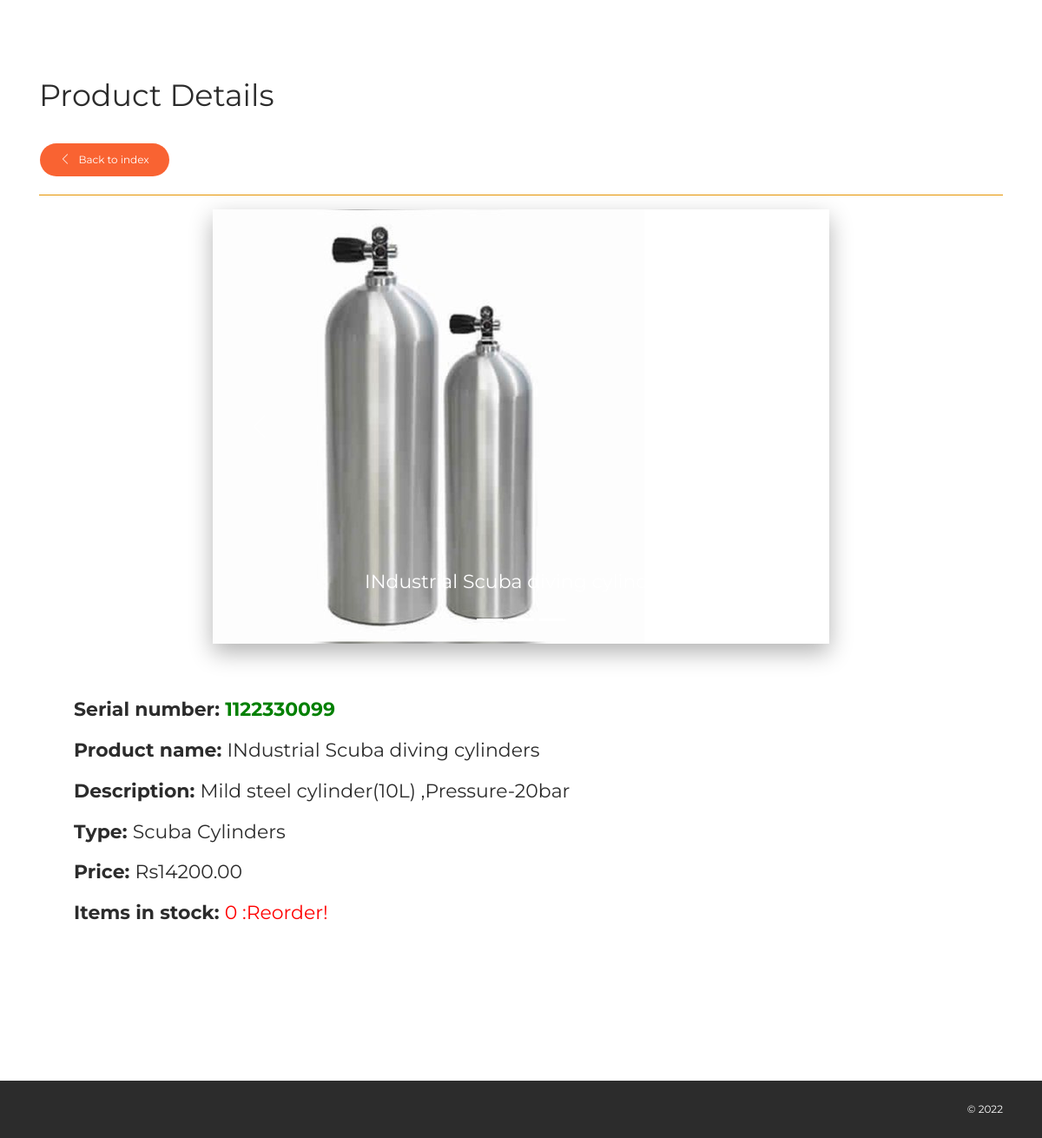
The app's page /pages/admin_product_details.php?prod_id=11 (signed in) with its own data.
### tables this page shows
CREATE TABLE IF NOT EXISTS `products` (
`prod_id` int(11) NOT NULL,
  `prod_name` varchar(50) NOT NULL,
  `prod_desc` varchar(500) NOT NULL,
  `prod_qty` int(11) NOT NULL,
  `prod_cost` decimal(10,2) NOT NULL,
  `prod_price` decimal(10,2) NOT NULL,
  `category` varchar(100) NOT NULL,
  `supplier` varchar(100) NOT NULL,
  `prod_serial` varchar(50) NOT NULL,
  `prod_pic1` varchar(500) NOT NULL,
  `prod_pic2` varchar(500) NOT NULL,
  `prod_pic3` varchar(500) NOT NULL
);

### pages/admin_product_details.php (the view, shortened to what this page needs)
<!DOCTYPE html>
<html lang="en">
<head>
    <link rel="stylesheet" href="https://maxcdn.bootstrapcdn.com/font-awesome/latest/css/font-awesome.min.css" />
    <link href="../assets/css/bootstrap.min.css" rel="stylesheet" />
    <link href="../assets/css/now-ui-kit.css?v=1.1.0" rel="stylesheet" />
    <link href="../assets/css/demo.css" rel="stylesheet" />
</head>
<body class="index-page sidebar-collapse">
<div class="wrapper">
<br>
<div class="main">
    <div class="section section-basic">
    <div class="section" id="carousel">
        <div class="container">
            <h2>Product Details</h2>
            <a class="btn btn-primary btn-round" href="admin_index.php"><i class="now-ui-icons arrows-1_minimal-left"></i> &nbsp Back to index</a>
            <hr color="orange">
            <div class="col-md-12">
                <div class="row justify-content-center">
                    <div class="col-8">
<?php
    include('../config/dbconn.php');
    $prod_id=$_GET['prod_id'];
    $query = "SELECT * FROM products WHERE prod_id='$prod_id'";
    $result = mysqli_query($dbconn,$query);
    while($res = mysqli_fetch_array($result)) {
?>
                <div id="carouselExampleIndicators" class="carousel slide" data-ride="carousel">
                    <ol class="carousel-indicators">
                        <li data-target="#carouselExampleIndicators" data-slide-to="0" class="active"></li>
                        <li data-target="#carouselExampleIndicators" data-slide-to="1" class="active"></li>
                        <li data-target="#carouselExampleIndicators" data-slide-to="2" class="active"></li>
                    </ol>
                    <div class="carousel-inner" role="listbox">
                        <div class="carousel-item active">
                            <?php if($res['prod_pic1'] != ""): ?>
                            <img class="d-block" src="../uploads/<?php echo $res['prod_pic1']; ?>" alt="First slide">
                            <?php else: ?>
                            <img src="../uploads/default.png">
                            <?php endif; ?>
                            <div class="carousel-caption d-none d-md-block">
                                <h5><?php echo $res['prod_name']; ?></h5>
                            </div>
                        </div>
                    </div>
                    <a class="carousel-control-prev" href="#carouselExampleIndicators" role="button" data-slide="prev">
                        <i class="now-ui-icons arrows-1_minimal-left"></i>
                    </a>
                    <a class="carousel-control-next" href="#carouselExampleIndicators" role="button" data-slide="next">
                        <i class="now-ui-icons arrows-1_minimal-right"></i>
                    </a>
                    </div>
                </div>
            </div>
        </div>
        <h5><br><br>
        <ul><b>Serial number:
        <span style="color:green;"><?php echo $res['prod_serial']; ?></span></b>
        </ul>
        <ul><b>Product name: </b>
        <?php echo $res['prod_name']; ?>
        </ul>
        <ul><b>Description: </b>
        <?php echo $res['prod_desc']; ?>
        </ul>
        <ul><b>Type: </b>
        <?php echo $res['category']; ?>
        </ul>
        <ul><b>Price: </b>
        <?php echo 'Rs'.$res['prod_price'].''; ?>
        </ul>
        <ul>
        <?php  $prod_qty=$res['prod_qty'];?>
        <?php
        if ($prod_qty<=10){
        ?>
         <b>Items in stock: </b><span style="color:red;"><?php echo $res['prod_qty'];?> :Reorder!</span>
         <?php
        }else{
       ?>
       <b>Items in stock: </b><?php echo $res['prod_qty'];?>
       </ul>
       <ul>
       <?php echo "<a href=\"product_update.php?prod_id=$res[prod_id]\">Edit Product Details</a>"; }?>
       </ul>
       <?php
    }
?>
        </h5>
    </div>
</div>
        <br>
       </div>
        </div>
    </div>
 <footer class="footer" data-background-color="black">
            <div class="container">
                <div class="copyright">
                    &copy;
                </div>
            </div>
        </footer>
</body>
</html>

### assets/css/demo.css (style rules this page uses)
.section-basic { padding-top: 0; }

### records on screen
products: prod_pic1 (picture), prod_name "INdustrial Scuba diving cylinders", prod_serial "1122330099", prod_desc "Mild steel cylinder(10L) ,Pressure-20bar", category "Scuba Cylinders", prod_price "14200.00", prod_qty "0"
